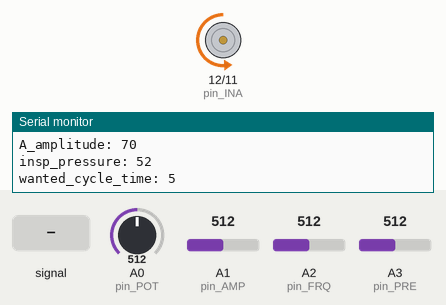
This sketch was run on a simulated Arduino Uno, built with avr-gcc and run on an emulated ATmega328P. On the bench: motor-driver pin pairs drawn as motors (green arrow = first pin HIGH = forward, orange = second pin HIGH = backward, longer = more drive, scaled by the enable pin), the last lines printed to the serial monitor. The inputs (shaded band) are chosen by the test bench; at power-on: A0 (pin_POT) = 512, A1 (pin_AMP) = 512, A2 (pin_FRQ) = 512, A3 (pin_PRE) = 512.

Above: at 0.71 s.
At 1.2 s:
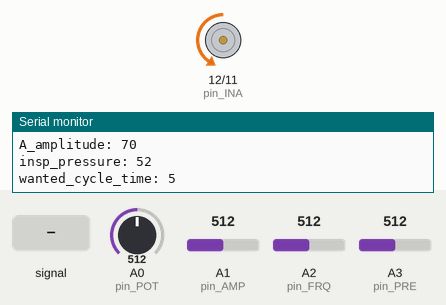
1.3 s: A1 (pin_AMP) fed a 200 Hz sine of ±81 counts around its level
At 2.9 s:
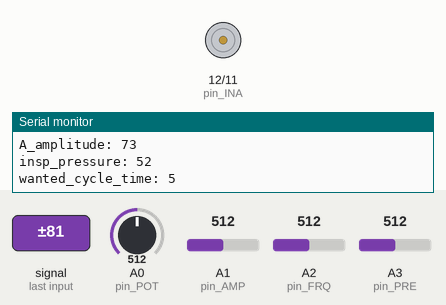
Timing chart, 0 to 10.3 s (numbered marks = the images above; inputs shaded):
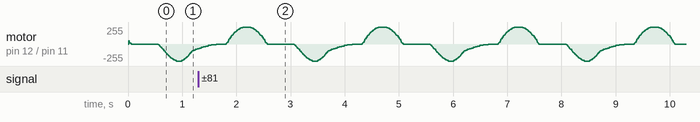

The sketch:

prueba_driver_intermedio.ino
```cpp
/* prueba_driver
   Código para probar el driver VNH5019A-E para el ventilador AmboVent-UVG
   También se prueban algunas de las entradas analógicas y se despliegan
   resultados básicos.
   Según el valor de un potenciómetro, se ajusta el tiempo del ciclo del
   ventilador.
   Por: Luis Alberto Rivera y Miguel Zea
*/

// Rango del feedback: 410 - 826

#define BOARD 0   // 0 - Nano, 1 - Uno

#define profile_length 500
#define cycleTime 5      // milisec
#define smear_factor 0   // 0 to do all cycle in 2.5 seconds and wait for the rest
                         // 1 to "smear" the motion profile on the whole cycle time
#define DELTA_TELE_MONITOR (20*cycleTime)

#define perc_of_lower_volume_display 40

unsigned int max_arm_pos = 800, min_arm_pos = 400;

#if BOARD == 0 // Arduino Nano y Nano chino
const int pin_PWM =  3;
const int pin_INA = 12; // 12
const int pin_INB = 11; // 11
const int pin_POT = A0; // para el feedback del motor
const int pin_AMP = A1; // para el amplitude potentiometer control
const int pin_FRQ = A2; // para el amplitude frequency control
const int pin_PRE = A3; // para el pressure control
#endif

#if BOARD == 1  // Arduino Uno
const int pin_INA = PD2;
const int pin_PWM = PD3;
const int pin_INB = PD4;
const int pin_POT = A0; // para el feedback del motor
const int pin_AMP = A1; // para el amplitude potentiometer control
const int pin_FRQ = A2; // para el amplitude frequency control
const int pin_PRE = A3; // para el pressure control
#endif

int index = 0, vel_actual = 0;
int A_pot, prevA_pot, A_amplitude = 80, prev_A_amplitude, A_freq;
//int A_current; // TODAVÍA NO SÉ CÓMO VA ÉSTE...
int motorPWM;
int breath_cycle_time;
byte BPM, wanted_cycle_time = cycleTime, insp_pressure;
unsigned long lastIndex, lastTele;

byte vel[profile_length] = {129,129,130,130,131,131,132,133,133,134,135,135,136,136,137,138,138,138,139,140,
                            140,141,141,141,142,142,143,143,144,144,145,145,145,146,146,146,147,147,147,148,
                            148,148,149,149,149,150,150,150,150,151,151,151,151,151,152,152,152,152,152,152,
                            153,153,153,153,153,153,153,153,153,153,153,153,153,153,153,153,153,153,153,153,
                            153,153,153,153,153,153,153,153,153,153,152,152,152,152,152,152,151,151,151,151,
                            151,150,150,150,150,149,149,149,148,148,148,147,147,147,146,146,146,145,145,145,
                            144,144,143,143,142,142,141,141,141,140,140,139,138,138,138,137,136,136,135,135,
                            134,133,133,132,131,131,130,130,129,129,128,128,128,128,128,128,128,128,128,128,
                            128,128,128,128,128,128,128,128,128,128,128,128,128,128,128,128,128,128,128,128,
                            128,128,128,128,128,128,128,128,128,128,128,128,128,128,128,128,128,128,128,128,
                            128,128,128,128,128,128,128,128,128,128,128,128,128,128,128,128,128,128,128,128,
                            128,128,128,128,128,128,128,128,128,128,128,128,128,128,128,128,128,128,128,128,
                            128,128,128,128,128,128,128,128,128,128,128,127,127,126,126,126,125,125,124,124,
                            123,123,122,122,121,121,120,120,120,119,118,118,118,117,117,116,116,115,115,115,
                            114,114,113,113,113,112,112,111,111,111,110,110,109,109,109,108,108,108,107,107,
                            107,107,106,106,106,105,105,105,105,105,104,104,104,104,104,104,103,103,103,103,
                            103,103,103,103,103,103,103,103,103,103,103,103,103,103,103,103,104,104,104,104,
                            104,105,105,105,105,105,106,106,106,107,107,107,108,108,108,109,109,109,110,110,
                            111,111,112,112,113,113,114,114,114,115,116,116,116,117,117,118,118,118,118,118,
                            119,119,119,119,119,119,119,120,120,120,120,120,120,120,121,121,121,121,121,121,
                            121,122,122,122,122,122,122,122,123,123,123,123,123,123,123,124,124,124,124,124,
                            124,124,124,124,125,125,125,125,125,125,125,125,125,126,126,126,126,126,126,126,
                            126,126,126,126,126,127,127,127,127,127,127,127,127,127,127,127,127,127,127,127,
                            127,127,127,128,128,128,128,128,128,128,128,128,128,128,128,128,128,128,128,128,
                            128,128,128,128,128,128,128,128,128,128,128,128,128,128,128,128,128,128,128,128};


void setup()
{
  // put your setup code here, to run once:
  pinMode(pin_INA, OUTPUT);
  pinMode(pin_INB, OUTPUT);
  pinMode(pin_PWM, OUTPUT);
  Serial.begin(115200);

  int pos_inicial = analogRead(pin_POT);
  if(pos_inicial > max_arm_pos)
    pos_inicial = max_arm_pos;
  if(pos_inicial < min_arm_pos)
    pos_inicial = min_arm_pos;

  // Para empezar en el índice adecuado, según la posición del motor
  index = map(pos_inicial, min_arm_pos, max_arm_pos, 0, profile_length);
}

void loop()
{
  read_IO();    // Read status of User Interface, act accordingly

  if(millis() - lastIndex >= wanted_cycle_time)  // wait for the cycle time
  {
    lastIndex = millis();  // last start of cycle time

    vel_actual = vel[index] - 128;

    if(vel_actual < 0)
    {
      digitalWrite(pin_INA, LOW);
      digitalWrite(pin_INB, HIGH);
      vel_actual = -vel_actual;
    }
    else
    {
      digitalWrite(pin_INA, HIGH);
      digitalWrite(pin_INB, LOW);
    }

    motorPWM = (int)(vel_actual*255.0/25.0);  // 255, el 25 es el máximo valor absoluto del vector vel centrado.
    analogWrite(pin_PWM, motorPWM);

    index = (index + 1)%profile_length;

    if(millis() - lastTele >= DELTA_TELE_MONITOR)  // esperar para mostrar telemetry
    {
      lastTele = millis();  // last time telemetry was displayed
      print_tele();
    }
  }
}

void read_IO()
{
  // Pot conectado al motor
  A_pot = analogRead(pin_POT);

  // Pot para Amplitud relacionada al volumen?
  A_amplitude = perc_of_lower_volume_display +
                int(float(analogRead(pin_AMP))*(100.0 - perc_of_lower_volume_display)/1023.0);
  if(A_amplitude > 100)
    A_amplitude = 100;
  if(A_amplitude < perc_of_lower_volume_display)
    A_amplitude = perc_of_lower_volume_display;


  // Pot relacionado con algo de presión (no el sensor)
  //if(pres_pot_available)
    insp_pressure = 10 + analogRead(pin_PRE)/12;  // NO CLARA LA ECUACIÓN

  if(insp_pressure < 30)
    insp_pressure = 30;

  if(insp_pressure > 70)
    insp_pressure = 70;

  // Pot relacionado con la frecuencia del ciclo
  A_freq = analogRead(pin_FRQ);
  BPM = (byte)(6 + (A_freq - 23)/55);  // BPM es tipo byte, es mejor hacer type casting
  breath_cycle_time = (int)(60000/BPM);  // es tipo int, es mejor hacer type casting
  wanted_cycle_time = (byte)(cycleTime + int(float(breath_cycle_time - profile_length*cycleTime)*float(smear_factor)/profile_length));
}

void print_tele()
{
  Serial.print("A_freq: ");             Serial.println(A_freq);
  Serial.print("Feedback: ");           Serial.println(A_pot);
  Serial.print("A_amplitude: ");        Serial.println(A_amplitude);
  Serial.print("insp_pressure: ");      Serial.println(insp_pressure);
  Serial.print("wanted_cycle_time: ");  Serial.println(wanted_cycle_time);

  Serial.println("");
  Serial.println("");
}
```
